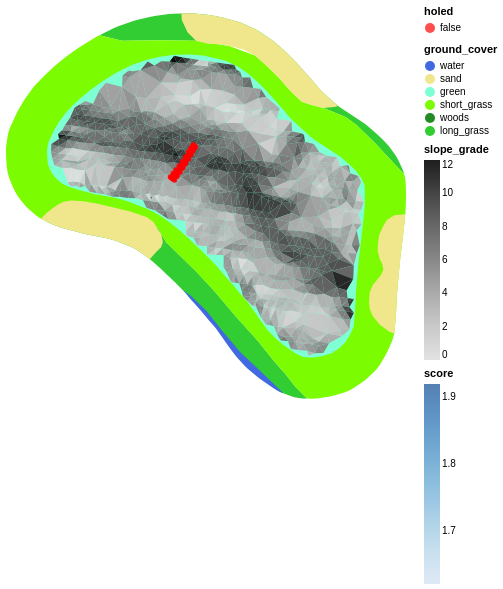

The cell this chart's notebook holds for it:
### Code cell
surround_features + grades + hole_plot_exaggerated + end_points_cloud

### Figure 1 — Vega-Lite specification as saved in the notebook (floating-point values rounded to 4 significant figures; data arrays with more than 128 entries replaced by an {"elided": "..."} marker saying what was removed)
{"$schema": "https://vega.github.io/schema/vega-lite/v4.17.0.json", "config": {"view": {"continuousHeight": 300, "continuousWidth": 400}}, "datasets": {"data-37b63d5590ff52be318efc51c3a47dd2": {"elided": "1467 records"}, "data-a24e8df2b206aa2aa15f13505c2c409a": [{"geometry": {"coordinates": [[[-680.9, -339.5], [-680.9, -339.5], [-680.9, -339.5], [-681.0, -339.5], [-681.0, -339.5], [-681.0, -339.5], [-681.0, -339.6], [-681.0, -339.6], [-681, -339.6], [-681.0, -339.6], [-681.0, -339.6], [-681.0, -339.5], [-681.0, -339.5], [-681.0, -339.5], [-681.1, -339.5], [-681.1, -339.5], [-681.1, -339.5], [-681.1, -339.5], [-681.1, -339.5], [-681.0, -339.5], [-681.0, -339.5], [-681.0, -339.5], [-681.0, -339.4], [-681.0, -339.4], [-681, -339.4], [-681.0, -339.4], [-681.0, -339.4], [-681.0, -339.5], [-681.0, -339.5], [-681.0, -339.5], [-680.9, -339.5], [-680.9, -339.5], [-680.9, -339.5]]], "type": "Polygon"}, "type": "Feature"}], "data-bb162885a80b26ea2259b01bc2726094": [{"course_area": "general_area", "geometry": {"coordinates": [[[-693.4, -342.0], [-686.2, -341.1], [-680.2, -343.2], [-679.8, -344.0], [-679.2, -344.9], [-677.7, -346.4], [-675.6, -348.4], [-673.3, -350.9], [-670.7, -353.9], [-668.1, -356.9], [-666.2, -359.2], [-664.6, -361.0], [-663.4, -362.5], [-662.2, -363.8], [-661.9, -363.9], [-662.6, -363.9], [-663.0, -363.9], [-663.4, -363.8], [-663.9, -363.7], [-664.3, -363.6], [-665.2, -363.2], [-665.4, -363.1], [-670.3, -358.4], [-674.4, -353.4], [-676.1, -351.9], [-676.8, -351.1], [-678.1, -349.8], [-679.0, -349.0], [-679.0, -349.0], [-679.9, -348.1], [-681.0, -347.1], [-681.9, -346.4], [-682.7, -345.9], [-683.4, -345.5], [-684.4, -345.1], [-685.3, -344.7], [-686.3, -344.5], [-687.5, -344.2], [-688.8, -344.0], [-689.3, -343.9], [-690.5, -343.5], [-691.7, -343.2], [-692.0, -343.1], [-692.7, -342.9], [-693.2, -342.7], [-693.9, -342.3], [-693.4, -342.0]]], "type": "Polygon"}, "ground_cover": "long_grass", "name": "rough", "type": "Feature"}, {"course_area": "general_area", "geometry": {"coordinates": [[[-651.4, -335.4], [-653.7, -333.0], [-655.1, -331.6], [-656.1, -330.6], [-657.3, -329.7], [-660.0, -328.6], [-668.4, -321.4], [-675.6, -320.4], [-679.8, -320.3], [-684.6, -320.4], [-687.3, -319.7], [-685.6, -318.9], [-685.0, -318.6], [-683.2, -318.0], [-682.6, -317.8], [-681.1, -317.5], [-680.6, -317.4], [-678.8, -317.2], [-678.3, -317.1], [-676.4, -317.1], [-675.8, -317.1], [-674.2, -317.2], [-673.7, -317.3], [-672.3, -317.6], [-672.0, -317.7], [-670.6, -318.1], [-670.1, -318.2], [-669.7, -318.4], [-668.3, -319.0], [-668.0, -319.2], [-667.6, -319.4], [-666.4, -320.3], [-666.0, -320.6], [-664.9, -321.5], [-664.6, -321.8], [-663.4, -323.0], [-663.2, -323.2], [-661.6, -325.0], [-661.6, -325.1], [-660.4, -326.4], [-659.2, -327.5], [-658.2, -328.4], [-656.7, -329.4], [-655.1, -330.5], [-654.6, -330.9], [-653.5, -331.8], [-653.3, -332.0], [-652.6, -332.7], [-652.1, -333.2], [-651.5, -334.1], [-651.2, -334.5], [-650.9, -335.0], [-650.5, -335.9], [-650.3, -336.4], [-650.2, -336.6], [-651.4, -335.4]]], "type": "Polygon"}, "ground_cover": "long_grass", "name": "rough", "type": "Feature"}, {"course_area": "general_area", "geometry": {"coordinates": {"elided": "1x116x2 float values"}, "type": "Polygon"}, "ground_cover": "short_grass", "name": "fairway", "type": "Feature"}, {"course_area": "putting_green", "geometry": {"coordinates": {"elided": "1x82x2 float values"}, "type": "Polygon"}, "ground_cover": "green", "name": "green", "type": "Feature"}, {"course_area": "bunker", "geometry": {"coordinates": [[[-654.1, -350.2], [-653.6, -349.5], [-653.1, -349.1], [-652.8, -348.3], [-652.9, -347.6], [-653.2, -347.0], [-653.5, -346.0], [-653.4, -345.0], [-653.3, -344.1], [-652.9, -343.2], [-652.4, -342.2], [-651.4, -341.6], [-650.1, -341.5], [-650.2, -342.4], [-650.2, -342.5], [-650.4, -344.7], [-650.4, -344.7], [-650.7, -347.0], [-650.9, -349.3], [-651.1, -351.2], [-651.2, -353.1], [-651.2, -353.3], [-651.4, -355.5], [-651.4, -356.0], [-652.0, -355.8], [-653.2, -354.9], [-654.0, -353.9], [-654.4, -353.1], [-654.5, -352.2], [-654.4, -351.0], [-654.1, -350.2]]], "type": "Polygon"}, "ground_cover": "sand", "name": "bunkers", "type": "Feature"}, {"course_area": "bunker", "geometry": {"coordinates": [[[-694.4, -342.0], [-693.7, -341.4], [-693.0, -340.8], [-692.3, -340.3], [-691.6, -340.0], [-690.7, -339.8], [-689.3, -339.9], [-687.5, -340.2], [-685.4, -340.7], [-683.5, -341.2], [-681.6, -341.9], [-680.8, -342.4], [-679.8, -344.0], [-679.6, -344.9], [-679.8, -345.5], [-680.4, -346.1], [-681.1, -346.9], [-681.2, -347.0], [-681.9, -346.4], [-682.7, -345.9], [-683.4, -345.5], [-684.4, -345.1], [-685.3, -344.7], [-686.3, -344.5], [-687.5, -344.2], [-688.8, -344.0], [-689.3, -343.9], [-690.5, -343.5], [-691.7, -343.2], [-692.0, -343.1], [-692.7, -342.9], [-693.2, -342.7], [-694.0, -342.3], [-694.4, -342.1], [-694.4, -342.0]]], "type": "Polygon"}, "ground_cover": "sand", "name": "bunkers", "type": "Feature"}, {"course_area": "bunker", "geometry": {"coordinates": [[[-658.5, -328.4], [-660.0, -328.6], [-661.3, -328.3], [-662.7, -327.8], [-664.0, -326.6], [-665.4, -325.0], [-666.8, -323.6], [-668.4, -322.2], [-669.9, -321.4], [-671.5, -321.0], [-672.7, -320.8], [-674.1, -320.8], [-675.6, -320.4], [-676.6, -319.4], [-677.3, -317.9], [-677.3, -317.1], [-676.4, -317.1], [-675.8, -317.1], [-674.2, -317.2], [-673.7, -317.3], [-672.3, -317.6], [-672.0, -317.7], [-670.6, -318.1], [-670.1, -318.2], [-669.7, -318.4], [-668.3, -319.0], [-668.0, -319.2], [-667.6, -319.4], [-666.4, -320.3], [-666.0, -320.6], [-664.9, -321.5], [-664.6, -321.8], [-663.4, -323.0], [-663.2, -323.2], [-661.6, -325.0], [-661.6, -325.1], [-660.4, -326.4], [-659.2, -327.5], [-658.3, -328.3], [-658.5, -328.4]]], "type": "Polygon"}, "ground_cover": "sand", "name": "bunkers", "type": "Feature"}, {"course_area": "penalty_area", "geometry": {"coordinates": [[[-676.1, -351.5], [-674.2, -353.4], [-672.3, -355.7], [-670.2, -358.3], [-667.8, -360.5], [-665.5, -362.7], [-664.9, -363.3], [-665.2, -363.2], [-665.7, -362.9], [-666.2, -362.7], [-667.8, -361.5], [-668.2, -361.2], [-669.2, -360.3], [-669.7, -359.9], [-670.6, -358.9], [-670.9, -358.5], [-671.6, -357.5], [-671.7, -357.5], [-672.4, -356.4], [-673.2, -355.3], [-673.9, -354.5], [-674.0, -354.4], [-675.0, -353.2], [-676.0, -352.1], [-676.0, -352.0], [-676.8, -351.1], [-677.2, -350.7], [-676.1, -351.5]]], "type": "Polygon"}, "ground_cover": "water", "name": "water_hazard", "type": "Feature"}], "data-c982ee046586c37074fe5c503de80496": [{"holed": false, "impact": 31270.0, "score": 1.92, "theta": -2.27, "v_init": 2.568, "vx_end": -5.986e-05, "vy_end": -0.0009982, "x": -675.9, "y": -333.1}, {"holed": false, "impact": 31290.0, "score": 1.92, "theta": -2.261, "v_init": 2.568, "vx_end": -5.942e-05, "vy_end": -0.0009982, "x": -675.9, "y": -333.1}, {"holed": false, "impact": 31290.0, "score": 1.92, "theta": -2.252, "v_init": 2.568, "vx_end": -5.937e-05, "vy_end": -0.0009982, "x": -675.8, "y": -333.2}, {"holed": false, "impact": 31000.0, "score": 1.919, "theta": -2.244, "v_init": 2.568, "vx_end": -5.916e-05, "vy_end": -0.0009982, "x": -675.8, "y": -333.2}, {"holed": false, "impact": 31150.0, "score": 1.919, "theta": -2.235, "v_init": 2.568, "vx_end": -5.862e-05, "vy_end": -0.0009983, "x": -675.8, "y": -333.2}, {"holed": false, "impact": 30930.0, "score": 1.918, "theta": -2.226, "v_init": 2.568, "vx_end": -0.0001786, "vy_end": -0.0009839, "x": -675.7, "y": -333.3}, {"holed": false, "impact": 31070.0, "score": 1.919, "theta": -2.217, "v_init": 2.568, "vx_end": -0.0001859, "vy_end": -0.0009826, "x": -675.7, "y": -333.3}, {"holed": false, "impact": 30800.0, "score": 1.918, "theta": -2.209, "v_init": 2.568, "vx_end": -0.0001858, "vy_end": -0.0009826, "x": -675.7, "y": -333.4}, {"holed": false, "impact": 31150.0, "score": 1.919, "theta": -2.2, "v_init": 2.568, "vx_end": -0.0001851, "vy_end": -0.0009827, "x": -675.6, "y": -333.4}, {"holed": false, "impact": 27840.0, "score": 1.905, "theta": -2.27, "v_init": 2.647, "vx_end": -7.845e-05, "vy_end": -0.0009969, "x": -676.2, "y": -333.5}, {"holed": false, "impact": 27830.0, "score": 1.905, "theta": -2.261, "v_init": 2.647, "vx_end": -7.813e-05, "vy_end": -0.0009969, "x": -676.1, "y": -333.5}, {"holed": false, "impact": 27590.0, "score": 1.903, "theta": -2.252, "v_init": 2.647, "vx_end": -7.763e-05, "vy_end": -0.000997, "x": -676.1, "y": -333.6}, {"holed": false, "impact": 27460.0, "score": 1.903, "theta": -2.244, "v_init": 2.647, "vx_end": -7.733e-05, "vy_end": -0.000997, "x": -676.1, "y": -333.6}, {"holed": false, "impact": 27350.0, "score": 1.902, "theta": -2.235, "v_init": 2.647, "vx_end": -7.119e-05, "vy_end": -0.0009975, "x": -676.0, "y": -333.7}, {"holed": false, "impact": 27370.0, "score": 1.902, "theta": -2.226, "v_init": 2.647, "vx_end": -7.022e-05, "vy_end": -0.0009975, "x": -676.0, "y": -333.7}, {"holed": false, "impact": 27460.0, "score": 1.903, "theta": -2.217, "v_init": 2.647, "vx_end": -0.0001946, "vy_end": -0.0009809, "x": -676.0, "y": -333.7}, {"holed": false, "impact": 27350.0, "score": 1.902, "theta": -2.209, "v_init": 2.647, "vx_end": -0.0001967, "vy_end": -0.0009805, "x": -675.9, "y": -333.8}, {"holed": false, "impact": 27100.0, "score": 1.901, "theta": -2.2, "v_init": 2.647, "vx_end": -0.0001956, "vy_end": -0.0009807, "x": -675.9, "y": -333.8}, {"holed": false, "impact": 24340.0, "score": 1.888, "theta": -2.27, "v_init": 2.728, "vx_end": -6.97e-05, "vy_end": -0.0009976, "x": -676.4, "y": -333.9}, {"holed": false, "impact": 23970.0, "score": 1.886, "theta": -2.261, "v_init": 2.728, "vx_end": -6.934e-05, "vy_end": -0.0009976, "x": -676.4, "y": -334.0}, {"holed": false, "impact": 24010.0, "score": 1.886, "theta": -2.252, "v_init": 2.728, "vx_end": -6.924e-05, "vy_end": -0.0009976, "x": -676.4, "y": -334.0}, {"holed": false, "impact": 23770.0, "score": 1.885, "theta": -2.244, "v_init": 2.728, "vx_end": -6.901e-05, "vy_end": -0.0009976, "x": -676.4, "y": -334.1}, {"holed": false, "impact": 23520.0, "score": 1.884, "theta": -2.235, "v_init": 2.728, "vx_end": -6.858e-05, "vy_end": -0.0009976, "x": -676.3, "y": -334.2}, {"holed": false, "impact": 23720.0, "score": 1.885, "theta": -2.226, "v_init": 2.728, "vx_end": -6.862e-05, "vy_end": -0.0009976, "x": -676.3, "y": -334.2}, {"holed": false, "impact": 23530.0, "score": 1.884, "theta": -2.217, "v_init": 2.728, "vx_end": -0.0001911, "vy_end": -0.0009816, "x": -676.2, "y": -334.2}, {"holed": false, "impact": 23720.0, "score": 1.885, "theta": -2.209, "v_init": 2.728, "vx_end": -0.000195, "vy_end": -0.0009808, "x": -676.2, "y": -334.2}, {"holed": false, "impact": 23740.0, "score": 1.885, "theta": -2.2, "v_init": 2.728, "vx_end": -0.0001964, "vy_end": -0.0009805, "x": -676.2, "y": -334.3}, {"holed": false, "impact": 19740.0, "score": 1.861, "theta": -2.27, "v_init": 2.812, "vx_end": -0.0002087, "vy_end": -0.000978, "x": -676.8, "y": -334.5}, {"holed": false, "impact": 19560.0, "score": 1.859, "theta": -2.261, "v_init": 2.812, "vx_end": -0.0002215, "vy_end": -0.0009752, "x": -676.8, "y": -334.6}, {"holed": false, "impact": 19570.0, "score": 1.859, "theta": -2.252, "v_init": 2.812, "vx_end": -0.0002217, "vy_end": -0.0009751, "x": -676.7, "y": -334.6}, {"holed": false, "impact": 19580.0, "score": 1.859, "theta": -2.244, "v_init": 2.812, "vx_end": -0.0002218, "vy_end": -0.0009751, "x": -676.7, "y": -334.7}, {"holed": false, "impact": 19150.0, "score": 1.855, "theta": -2.235, "v_init": 2.812, "vx_end": -0.0002221, "vy_end": -0.000975, "x": -676.7, "y": -334.8}, {"holed": false, "impact": 19870.0, "score": 1.862, "theta": -2.226, "v_init": 2.812, "vx_end": -0.0002217, "vy_end": -0.0009751, "x": -676.6, "y": -334.7}, {"holed": false, "impact": 19730.0, "score": 1.861, "theta": -2.217, "v_init": 2.812, "vx_end": -0.0003186, "vy_end": -0.0009479, "x": -676.6, "y": -334.8}, {"holed": false, "impact": 19990.0, "score": 1.863, "theta": -2.209, "v_init": 2.812, "vx_end": -0.0003189, "vy_end": -0.0009478, "x": -676.5, "y": -334.8}, {"holed": false, "impact": 19970.0, "score": 1.863, "theta": -2.2, "v_init": 2.812, "vx_end": -0.0003208, "vy_end": -0.0009472, "x": -676.5, "y": -334.8}, {"holed": false, "impact": 15970.0, "score": 1.826, "theta": -2.27, "v_init": 2.898, "vx_end": -0.0002229, "vy_end": -0.0009748, "x": -677.2, "y": -335.1}, {"holed": false, "impact": 15820.0, "score": 1.824, "theta": -2.261, "v_init": 2.898, "vx_end": -0.0002229, "vy_end": -0.0009748, "x": -677.2, "y": -335.1}, {"holed": false, "impact": 15830.0, "score": 1.824, "theta": -2.252, "v_init": 2.898, "vx_end": -0.0002228, "vy_end": -0.0009749, "x": -677.1, "y": -335.2}, {"holed": false, "impact": 15950.0, "score": 1.825, "theta": -2.244, "v_init": 2.898, "vx_end": -0.0002225, "vy_end": -0.0009749, "x": -677.0, "y": -335.2}, {"holed": false, "impact": 15940.0, "score": 1.825, "theta": -2.235, "v_init": 2.898, "vx_end": -0.0003195, "vy_end": -0.0009476, "x": -677.0, "y": -335.3}, {"holed": false, "impact": 15980.0, "score": 1.826, "theta": -2.226, "v_init": 2.898, "vx_end": -0.0003206, "vy_end": -0.0009472, "x": -676.9, "y": -335.3}, {"holed": false, "impact": 16190.0, "score": 1.828, "theta": -2.217, "v_init": 2.898, "vx_end": -0.0003216, "vy_end": -0.0009469, "x": -676.9, "y": -335.3}, {"holed": false, "impact": 16230.0, "score": 1.828, "theta": -2.209, "v_init": 2.898, "vx_end": -0.0003217, "vy_end": -0.0009468, "x": -676.8, "y": -335.3}, {"holed": false, "impact": 16130.0, "score": 1.827, "theta": -2.2, "v_init": 2.898, "vx_end": -0.0003222, "vy_end": -0.0009467, "x": -676.8, "y": -335.4}, {"holed": false, "impact": 12440.0, "score": 1.788, "theta": -2.27, "v_init": 2.986, "vx_end": -0.000382, "vy_end": -0.0009242, "x": -677.6, "y": -335.6}, {"holed": false, "impact": 12430.0, "score": 1.788, "theta": -2.261, "v_init": 2.986, "vx_end": -0.0003816, "vy_end": -0.0009243, "x": -677.5, "y": -335.7}, {"holed": false, "impact": 12560.0, "score": 1.79, "theta": -2.252, "v_init": 2.986, "vx_end": -0.0003778, "vy_end": -0.0009259, "x": -677.5, "y": -335.7}, {"holed": false, "impact": 12630.0, "score": 1.791, "theta": -2.244, "v_init": 2.986, "vx_end": -0.0003764, "vy_end": -0.0009264, "x": -677.4, "y": -335.7}, {"holed": false, "impact": 12670.0, "score": 1.791, "theta": -2.235, "v_init": 2.986, "vx_end": -0.000377, "vy_end": -0.0009262, "x": -677.4, "y": -335.8}, {"holed": false, "impact": 12780.0, "score": 1.792, "theta": -2.226, "v_init": 2.986, "vx_end": -0.0003783, "vy_end": -0.0009257, "x": -677.3, "y": -335.8}, {"holed": false, "impact": 12940.0, "score": 1.794, "theta": -2.217, "v_init": 2.986, "vx_end": -0.0003702, "vy_end": -0.0009289, "x": -677.2, "y": -335.8}, {"holed": false, "impact": 13070.0, "score": 1.795, "theta": -2.209, "v_init": 2.986, "vx_end": -0.0003692, "vy_end": -0.0009293, "x": -677.2, "y": -335.8}, {"holed": false, "impact": 13080.0, "score": 1.796, "theta": -2.2, "v_init": 2.986, "vx_end": -0.0003701, "vy_end": -0.000929, "x": -677.1, "y": -335.9}, {"holed": false, "impact": 9624.0, "score": 1.733, "theta": -2.27, "v_init": 3.078, "vx_end": -0.0003876, "vy_end": -0.0009218, "x": -678.0, "y": -336.1}, {"holed": false, "impact": 9559.0, "score": 1.731, "theta": -2.261, "v_init": 3.078, "vx_end": -0.0003865, "vy_end": -0.0009223, "x": -677.9, "y": -336.2}, {"holed": false, "impact": 9719.0, "score": 1.735, "theta": -2.252, "v_init": 3.078, "vx_end": -0.0003861, "vy_end": -0.0009225, "x": -677.9, "y": -336.2}, {"holed": false, "impact": 9717.0, "score": 1.735, "theta": -2.244, "v_init": 3.078, "vx_end": -0.0003858, "vy_end": -0.0009226, "x": -677.8, "y": -336.3}, {"holed": false, "impact": 9860.0, "score": 1.738, "theta": -2.235, "v_init": 3.078, "vx_end": -0.0003846, "vy_end": -0.0009231, "x": -677.7, "y": -336.3}, {"holed": false, "impact": 9907.0, "score": 1.739, "theta": -2.226, "v_init": 3.078, "vx_end": -0.000384, "vy_end": -0.0009233, "x": -677.7, "y": -336.3}, {"holed": false, "impact": 10110.0, "score": 1.744, "theta": -2.217, "v_init": 3.078, "vx_end": -0.0003845, "vy_end": -0.0009231, "x": -677.6, "y": -336.3}, {"holed": false, "impact": 10180.0, "score": 1.746, "theta": -2.209, "v_init": 3.078, "vx_end": -0.0003844, "vy_end": -0.0009232, "x": -677.5, "y": -336.4}, {"holed": false, "impact": 10300.0, "score": 1.749, "theta": -2.2, "v_init": 3.078, "vx_end": -0.0003851, "vy_end": -0.0009229, "x": -677.5, "y": -336.4}, {"holed": false, "impact": 7469.0, "score": 1.678, "theta": -2.27, "v_init": 3.172, "vx_end": -0.0002747, "vy_end": -0.0009615, "x": -678.3, "y": -336.5}, {"holed": false, "impact": 7503.0, "score": 1.679, "theta": -2.261, "v_init": 3.172, "vx_end": -0.0002756, "vy_end": -0.0009613, "x": -678.3, "y": -336.6}, {"holed": false, "impact": 7399.0, "score": 1.676, "theta": -2.252, "v_init": 3.172, "vx_end": -0.0002784, "vy_end": -0.0009605, "x": -678.2, "y": -336.6}, {"holed": false, "impact": 7572.0, "score": 1.68, "theta": -2.244, "v_init": 3.172, "vx_end": -0.0004208, "vy_end": -0.0009072, "x": -678.1, "y": -336.7}, {"holed": false, "impact": 7574.0, "score": 1.68, "theta": -2.235, "v_init": 3.172, "vx_end": -0.000419, "vy_end": -0.000908, "x": -678.1, "y": -336.7}, {"holed": false, "impact": 7564.0, "score": 1.68, "theta": -2.226, "v_init": 3.172, "vx_end": -0.0003572, "vy_end": -0.000934, "x": -678.0, "y": -336.8}, {"holed": false, "impact": 7665.0, "score": 1.683, "theta": -2.217, "v_init": 3.172, "vx_end": -0.000353, "vy_end": -0.0009356, "x": -678.0, "y": -336.8}, {"holed": false, "impact": 8005.0, "score": 1.692, "theta": -2.209, "v_init": 3.172, "vx_end": -0.0003534, "vy_end": -0.0009355, "x": -677.9, "y": -336.8}, {"holed": false, "impact": 7771.0, "score": 1.686, "theta": -2.2, "v_init": 3.172, "vx_end": -0.0003905, "vy_end": -0.0009206, "x": -677.9, "y": -336.9}, {"holed": false, "impact": 5557.0, "score": 1.622, "theta": -2.27, "v_init": 3.269, "vx_end": -0.0002799, "vy_end": -0.00096, "x": -678.7, "y": -337.0}, {"holed": false, "impact": 5582.0, "score": 1.622, "theta": -2.261, "v_init": 3.269, "vx_end": -0.0002792, "vy_end": -0.0009602, "x": -678.6, "y": -337.0}, {"holed": false, "impact": 5568.0, "score": 1.622, "theta": -2.252, "v_init": 3.269, "vx_end": -0.0002958, "vy_end": -0.0009552, "x": -678.6, "y": -337.1}, {"holed": false, "impact": 5697.0, "score": 1.626, "theta": -2.244, "v_init": 3.269, "vx_end": -0.0002782, "vy_end": -0.0009605, "x": -678.5, "y": -337.1}, {"holed": false, "impact": 5613.0, "score": 1.623, "theta": -2.235, "v_init": 3.269, "vx_end": -0.0003001, "vy_end": -0.0009539, "x": -678.4, "y": -337.2}, {"holed": false, "impact": 5741.0, "score": 1.627, "theta": -2.226, "v_init": 3.269, "vx_end": -0.0003189, "vy_end": -0.0009478, "x": -678.4, "y": -337.2}, {"holed": false, "impact": 5939.0, "score": 1.633, "theta": -2.217, "v_init": 3.269, "vx_end": -0.0004181, "vy_end": -0.0009084, "x": -678.3, "y": -337.2}, {"holed": false, "impact": 5865.0, "score": 1.631, "theta": -2.209, "v_init": 3.269, "vx_end": -0.0004153, "vy_end": -0.0009097, "x": -678.2, "y": -337.3}, {"holed": false, "impact": 5903.0, "score": 1.632, "theta": -2.2, "v_init": 3.269, "vx_end": -0.0004146, "vy_end": -0.00091, "x": -678.2, "y": -337.4}]}, "layer": [{"data": {"name": "data-bb162885a80b26ea2259b01bc2726094"}, "encoding": {"color": {"field": "ground_cover", "scale": {"domain": ["water", "sand", "green", "short_grass", "woods", "long_grass"], "range": ["RoyalBlue", "Khaki", "Aquamarine", "LawnGreen", "ForestGreen", "LimeGreen"]}, "type": "nominal"}, "tooltip": [{"field": "name", "type": "nominal"}, {"field": "ground_cover", "type": "nominal"}, {"field": "course_area", "type": "nominal"}]}, "mark": "geoshape", "projection": {"reflectY": true, "type": "identity"}}, {"data": {"name": "data-37b63d5590ff52be318efc51c3a47dd2"}, "encoding": {"color": {"field": "slope_grade", "scale": {"domain": [0, 12], "scheme": "greys"}, "type": "quantitative"}}, "mark": {"color": "lightgray", "filled": true, "type": "geoshape"}, "projection": {"reflectY": true, "type": "identity"}}, {"data": {"name": "data-a24e8df2b206aa2aa15f13505c2c409a"}, "mark": {"color": "black", "type": "geoshape"}}, {"data": {"name": "data-c982ee046586c37074fe5c503de80496"}, "encoding": {"color": {"condition": {"selection": "selector001", "value": "red"}, "field": "score", "type": "quantitative"}, "latitude": {"field": "y", "type": "quantitative"}, "longitude": {"field": "x", "type": "quantitative"}, "shape": {"field": "holed", "type": "nominal"}, "tooltip": [{"field": "v_init", "type": "quantitative"}, {"field": "theta", "type": "quantitative"}, {"field": "x", "type": "quantitative"}, {"field": "y", "type": "quantitative"}, {"field": "impact", "type": "quantitative"}, {"field": "score", "type": "quantitative"}]}, "height": 400, "mark": {"filled": true, "type": "point"}, "selection": {"selector001": {"nearest": true, "on": "mouseover", "type": "single"}}, "width": 400}]}
